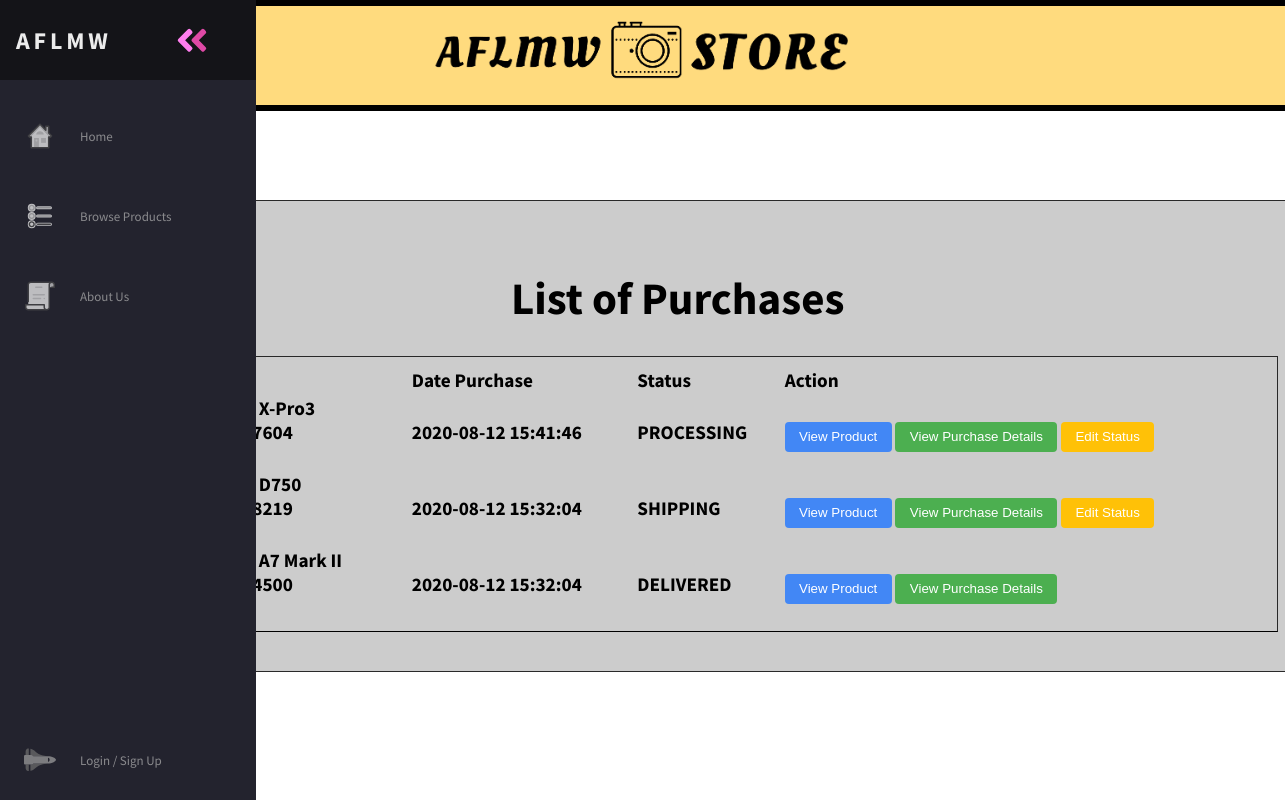
The app's page /purchasesHistory.php with its own data.
### tables this page shows
CREATE TABLE `purchase` (
  `id` int(11) NOT NULL,
  `product_id` int(11) NOT NULL DEFAULT 0,
  `user_id` int(11) NOT NULL DEFAULT 0,
  `quantity` int(11) NOT NULL DEFAULT 0,
  `date_created` timestamp NOT NULL DEFAULT current_timestamp(),
  `status` varchar(255) NOT NULL DEFAULT 'PROCESSING',
  `order_id` varchar(50) DEFAULT NULL,
  `is_reviewed` int(11) DEFAULT 0
);

CREATE TABLE `product` (
  `id` int(11) NOT NULL,
  `model_name` varchar(255) NOT NULL DEFAULT '0',
  `price` double NOT NULL DEFAULT 0,
  `manufacturer` varchar(255) NOT NULL DEFAULT '0',
  `stock` varchar(255) NOT NULL DEFAULT '0',
  `description` text DEFAULT NULL,
  `picture` varchar(255) NOT NULL DEFAULT '0'
);

### purchasesHistory.php (the view, shortened to what this page needs)
<?php
require('inc/config.php');
$sql = "SELECT * FROM purchase
        INNER JOIN product on purchase.product_id = product.id
        ORDER BY date_created DESC";
$result1 = mysqli_query($conn, $sql);
$purchases = mysqli_fetch_all($result1, MYSQLI_ASSOC);
?>
<!DOCTYPE html>
<html lang="en">
<head>
    <link rel="stylesheet" href="assets/css/index.css">
    <link rel="stylesheet" href="assets/css/container.css">
</head>
<body class="purchaseHistory">
    <div class="banner">
        <img src="assets/images/logo.png" alt="logo">
    </div>
    <div class="container">
        <h1>List of Purchases</h1>
        <table class="paleBlueRows">
            <tr>
                <th>No</th>
                <th>Details</th>
                <th>Date Purchase</th>
                <th>Status</th>
                <th>Action</th>
            </tr>
            <?php foreach ($purchases as $key => $purchase) : ?>
                <tr>
                    <td><?php echo $key + 1; ?></td>
                    <td>
                        Product Name : <b><?php echo $purchase['model_name']; ?></b><br>
                        Product Price : <b><?php echo $purchase['price']; ?></b><br>
                        Quantity : <b><?php echo $purchase['quantity']; ?></b><br>
                    </td>
                    <td><?php echo $purchase['date_created']; ?></td>
                    <td><?php echo $purchase['status']; ?></td>
                    <td>
                        <a href="viewProduct.php?id=<?php echo $purchase['product_id']; ?>"><button class="btn-view">View Product</button></a>
                        <a href="viewPurchase.php?order_id=<?php echo $purchase['order_id']; ?>&product_id=<?php echo $purchase['product_id']; ?>"><button class="btn-success">View Purchase Details</button></a>
                        <?php if ($purchase['status'] != "DELIVERED") : ?>
                            <a href="changeStatus.php?order_id=<?php echo $purchase['order_id']; ?>&product_id=<?php echo $purchase['product_id']; ?>"><button class="btn-edit">Edit Status</button></a>
                        <?php endif; ?>
                    </td>
                </tr>
            <?php endforeach; ?>
        </table>
    </div>
    <?php require('inc/navBar.php'); ?>
</body>
</html>

### assets/css/index.css (style rules this page uses)
:root { font-size: 16px; --text-primary: #b6b6b6; --text-secondary: #ececec; --bg-primary: #23232e; --bg-secondary: #141418; --transition-speed: 600ms; width: 100vw; }
.banner { background-color: rgba(255, 215, 111, 0.89); width: 100%; border-bottom: 0.5em solid #000000; border-top: 0.5em solid #000000; background-size: cover; }
.banner img { max-width: 55vh; }
body { font: 13px "Source Sans Pro", Arial, Helvetica, sans-serif; color: #ffffff; text-align: center; height: 100vh; min-width: 100vw; margin: auto; overflow-x: hidden; }
@media only screen and (min-width: 600px) { .reg-form, .login-form, .container { margin-left: 2.2rem; } }

### assets/css/container.css (style rules this page uses)
body { background-image: url("https://images.pexels.com/photos/1595241/pexels-photo-1595241.jpeg?auto=compress&cs=tinysrgb&dpr=2&h=650&w=940"); width: 100%; height: 100%; background-size: cover; position: absolute; }
.container { position: absolute; width: 1200px; top: 25%; left: 50%; border: 1px solid rgba(0, 0, 0, 0.8); border-radius: 2px; transform: translateX(-50%); padding: 3em; margin-bottom: 2rem; background-color: rgba(177, 177, 177, 0.65); }
.container table { border: 1px solid rgba(0, 0, 0, 0.8); font-family: 'Source Sans Pro', sans-serif; font-weight: 100; color: black; text-align: justify; font-size: 1.2rem; border-bottom: 1px solid black; width: 100%; padding: 0.5rem; }
.container a { text-align: center; font-size: 2rem; color: black; }
.purchaseHistory h1 { color: black; font-weight: bold; font-size: 45px; }
.purchaseHistory table { color: black; font-weight: bold; }
.btn-success { display: inline-block; text-align: center; text-decoration: none; margin: 2px 0; border: solid 1px transparent; border-radius: 4px; padding: 0.5em 1em; color: #ffffff; background-color: #4CAF50; }
.btn-view { display: inline-block; text-align: center; text-decoration: none; margin: 2px 0; border: solid 1px transparent; border-radius: 4px; padding: 0.5em 1em; color: #ffffff; background-color: #4287f5; }
.btn-edit { display: inline-block; text-align: center; text-decoration: none; margin: 2px 0; border: solid 1px transparent; border-radius: 4px; padding: 0.5em 1em; color: #ffffff; background-color: #FFC107; }

### records on screen
purchase: product.model_name "X-Pro3", product.price "7604", date_created "2020-08-12 15:41:46", status "PROCESSING"
purchase: product.model_name "D750", product.price "8219", date_created "2020-08-12 15:32:04", status "SHIPPING"
purchase: product.model_name "A7 Mark II", product.price "4500", date_created "2020-08-12 15:32:04", status "DELIVERED"
